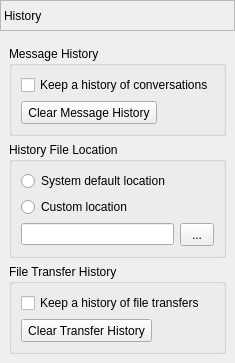
        <widget class="QWidget" name="pageHistory">
         <layout class="QVBoxLayout" name="verticalLayout_18">
          <property name="leftMargin">
           <number>0</number>
          </property>
          <property name="topMargin">
           <number>0</number>
          </property>
          <property name="rightMargin">
           <number>0</number>
          </property>
          <property name="bottomMargin">
           <number>0</number>
          </property>
          <item>
           <widget class="QLabel" name="labelHistoryPage">
            <property name="sizePolicy">
             <sizepolicy hsizetype="Preferred" vsizetype="Fixed">
              <horstretch>0</horstretch>
              <verstretch>0</verstretch>
             </sizepolicy>
            </property>
            <property name="minimumSize">
             <size>
              <width>0</width>
              <height>31</height>
             </size>
            </property>
            <property name="frameShape">
             <enum>QFrame::StyledPanel</enum>
            </property>
            <property name="frameShadow">
             <enum>QFrame::Sunken</enum>
            </property>
            <property name="text">
             <string>History</string>
            </property>
           </widget>
          </item>
          <item alignment="Qt::AlignTop">
           <widget class="QWidget" name="historyWidget" native="true">
            <layout class="QVBoxLayout" name="verticalLayout_6">
             <item>
              <widget class="QGroupBox" name="groupMsgHistory">
               <property name="title">
                <string>Message History</string>
               </property>
               <layout class="QVBoxLayout" name="verticalLayout_15">
                <item>
                 <widget class="QCheckBox" name="checkBoxHistory">
                  <property name="text">
                   <string>Keep a history of conversations</string>
                  </property>
                 </widget>
                </item>
                <item alignment="Qt::AlignLeft">
                 <widget class="ThemedButton" name="buttonClearHistory">
                  <property name="sizePolicy">
                   <sizepolicy hsizetype="Preferred" vsizetype="Fixed">
                    <horstretch>0</horstretch>
                    <verstretch>0</verstretch>
                   </sizepolicy>
                  </property>
                  <property name="minimumSize">
                   <size>
                    <width>75</width>
                    <height>23</height>
                   </size>
                  </property>
                  <property name="text">
                   <string>Clear Message History</string>
                  </property>
                 </widget>
                </item>
               </layout>
              </widget>
             </item>
             <item>
              <widget class="QGroupBox" name="groupHistoryFile">
               <property name="title">
                <string>History File Location</string>
               </property>
               <layout class="QGridLayout" name="gridLayout_5">
                <property name="sizeConstraint">
                 <enum>QLayout::SetDefaultConstraint</enum>
                </property>
                <item row="1" column="0" colspan="2">
                 <widget class="QRadioButton" name="radioButtonCustomHistoryPath">
                  <property name="text">
                   <string>Custom location</string>
                  </property>
                 </widget>
                </item>
                <item row="2" column="0">
                 <widget class="QLineEdit" name="textBoxHistoryPath">
                  <property name="sizePolicy">
                   <sizepolicy hsizetype="Expanding" vsizetype="Fixed">
                    <horstretch>0</horstretch>
                    <verstretch>0</verstretch>
                   </sizepolicy>
                  </property>
                  <property name="readOnly">
                   <bool>true</bool>
                  </property>
                 </widget>
                </item>
                <item row="0" column="0" colspan="2">
                 <widget class="QRadioButton" name="radioButtonSysHistoryPath">
                  <property name="text">
                   <string>System default location</string>
                  </property>
                 </widget>
                </item>
                <item row="2" column="1">
                 <widget class="ThemedButton" name="buttonHistoryPath">
                  <property name="sizePolicy">
                   <sizepolicy hsizetype="Preferred" vsizetype="Fixed">
                    <horstretch>0</horstretch>
                    <verstretch>0</verstretch>
                   </sizepolicy>
                  </property>
                  <property name="minimumSize">
                   <size>
                    <width>34</width>
                    <height>23</height>
                   </size>
                  </property>
                  <property name="maximumSize">
                   <size>
                    <width>31</width>
                    <height>16777215</height>
                   </size>
                  </property>
                  <property name="text">
                   <string>...</string>
                  </property>
                 </widget>
                </item>
               </layout>
              </widget>
             </item>
             <item>
              <widget class="QGroupBox" name="groupFileHistory">
               <property name="title">
                <string>File Transfer History</string>
               </property>
               <layout class="QVBoxLayout" name="verticalLayout_17">
                <item>
                 <widget class="QCheckBox" name="checkBoxFileHistory">
                  <property name="text">
                   <string>Keep a history of file transfers</string>
                  </property>
                 </widget>
                </item>
                <item alignment="Qt::AlignLeft">
                 <widget class="ThemedButton" name="buttonClearFileHistory">
                  <property name="sizePolicy">
                   <sizepolicy hsizetype="Preferred" vsizetype="Fixed">
                    <horstretch>0</horstretch>
                    <verstretch>0</verstretch>
                   </sizepolicy>
                  </property>
                  <property name="minimumSize">
                   <size>
                    <width>75</width>
                    <height>23</height>
                   </size>
                  </property>
                  <property name="text">
                   <string>Clear Transfer History</string>
                  </property>
                 </widget>
                </item>
               </layout>
              </widget>
             </item>
            </layout>
           </widget>
          </item>
         </layout>
        </widget>
